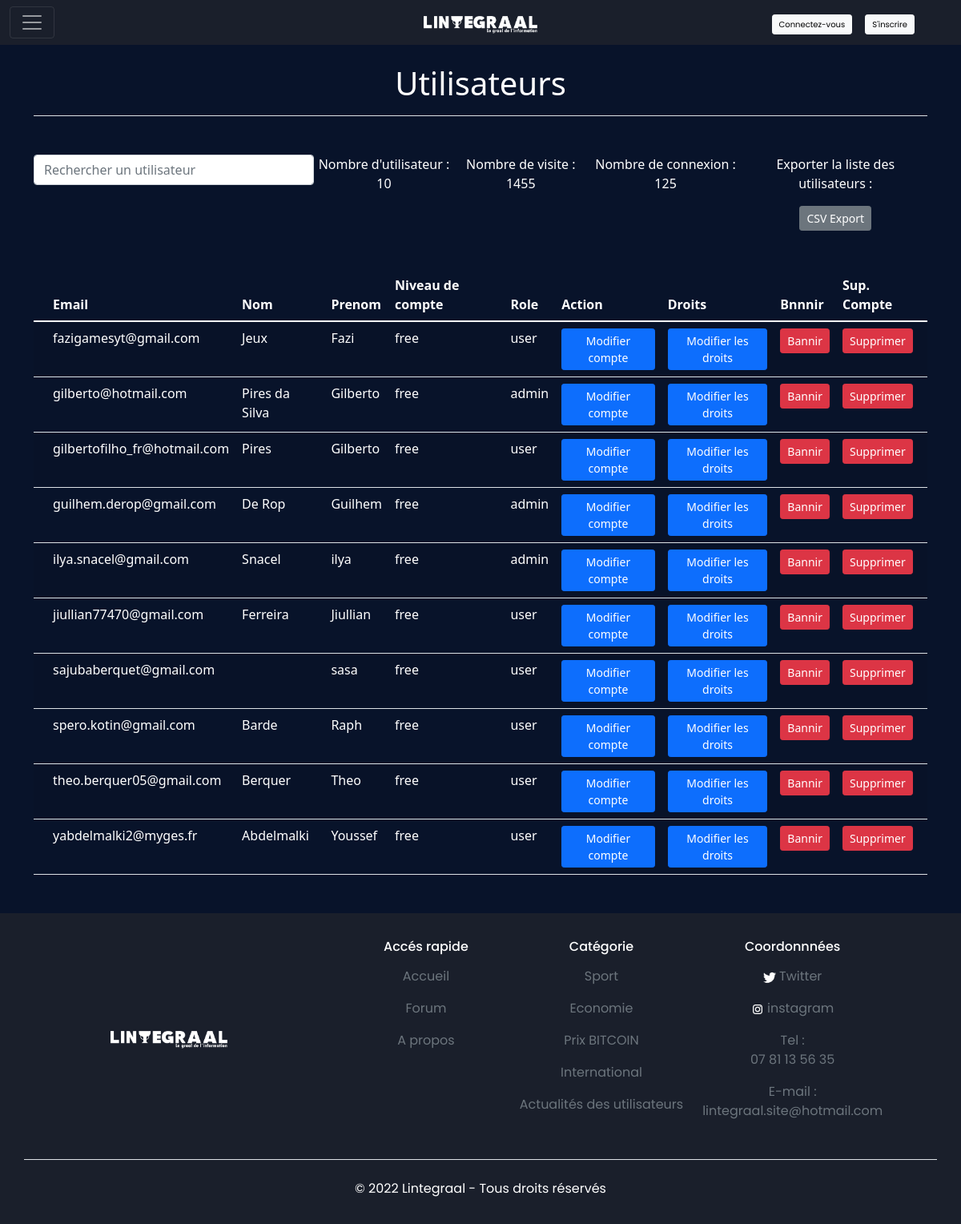
Page /administration_gest.php on the committed database.
### tables this page shows
CREATE TABLE `UTILISATEUR` (
  `email` varchar(50) NOT NULL,
  `nom` varchar(50) DEFAULT NULL,
  `prenom` varchar(50) DEFAULT NULL,
  `niveau_de_cmpt` varchar(10) DEFAULT 'free',
  `password` varchar(255) DEFAULT NULL,
  `admin` varchar(10) DEFAULT 'user',
  `date_inscrit` date DEFAULT NULL,
  `ban` int(100) DEFAULT 0,
  `description` text DEFAULT NULL,
  `verification_email` varchar(50) DEFAULT NULL,
  `photo_profil` varchar(255) DEFAULT NULL,
  PRIMARY KEY (`email`)
);

### administration_gest.php (the view, shortened to what this page needs)
<!DOCTYPE html>
<html>
<?php
include('includes/head.php');
?>
<body>
    <?php
    include('includes/header.php');
    include('includes/db.php');
    $q = 'SELECT * FROM UTILISATEUR';
    $req = $bdd->query($q);
    $results = $req->fetchAll(PDO::FETCH_ASSOC);
    $nb_user = count($results);
    $e = 'SELECT * FROM LOG WHERE action = :action and reussite = :reussite';
    $raq = $bdd->prepare($e);
    $raq->execute([
        'action' => 'Acces au site',
        'reussite' => 'réussie'
    ]);
    $visite = $raq->fetchAll(PDO::FETCH_ASSOC);
    $nb_visite = count($visite);
    $j = 'SELECT * FROM LOG WHERE action = :action and reussite = :reussite';
    $riq = $bdd->prepare($j);
    $riq->execute([
        'action' => 'Connexion',
        'reussite' => 'réussie'
    ]);
    $connexion = $riq->fetchAll(PDO::FETCH_ASSOC);
    $nb_connexion = count($connexion);
    ?>
    <main class="container">
        <h1 class="my-4 pb-3 h1 text-white d-flex justify-content-center border-bottom ">Utilisateurs</h1>
        <div class="d-flex mt-5">
            <form>
                <input class="form-control" style="width: 350px;" name="recherche" type="text" id="recherche" placeholder="Rechercher un utilisateur" onkeyup="rechercheune(this.value)" />
            </form>
            <p class="text-white ms-auto text-center">Nombre d'utilisateur : <?= $nb_user ?></p>
            <p class="text-white ms-auto text-center">Nombre de visite : <?= $nb_visite ?></p>
            <p class="text-white ms-auto text-center">Nombre de connexion : <?= $nb_connexion ?></p>
            <form action="export.php" class="ms-auto text-center" method="POST">
                <p class="text-white">Exporter la liste des utilisateurs :</p>
                <input type="submit" name="export" value="CSV Export" class="btn btn-secondary btn-sm"></input>
            </form>
        </div>
        <div id="resultat">
            <table class="text-white table table-striped mt-5">
                <thead>
                    <tr>
                        <th scope="col"></th>
                        <th scope="col">Email</th>
                        <th scope="col">Nom</th>
                        <th scope="col">Prenom</th>
                        <th scope="col">Niveau de compte</th>
                        <th scope="col">Role</th>
                        <th scope="col">Action</th>
                        <th scope="col">Droits</th>
                        <th scope="col">Bnnnir</th>
                        <th scope="col">Sup. Compte</th>
                    </tr>
                </thead>
                <tbody>
                    <?php foreach ($results as $utilisateur) {
                        echo '<tr>';
                        echo '<td></td>';
                        echo '<td class="text-white">' . $utilisateur['email'] . '</td>';
                        echo '<td class="text-white">' . $utilisateur['nom'] . '</td>';
                        echo '<td class="text-white">' . $utilisateur['prenom'] . '</td>';
                        echo '<td class="text-white">' . $utilisateur['niveau_de_cmpt'] . '</td>';
                        echo '<td class="text-white">' . $utilisateur['admin'] . '</td>';
                        echo '<td>';
                        echo '<form action="modif_admin_compte.php" method="POST">';
                        echo '<button type="submit" value="' . $utilisateur['email'] . '" name="email" class="btn btn-primary btn-sm">Modifier compte</button>';
                        echo '</form>';
                        echo '</td>';
                        echo '<td>';
                        if ($utilisateur['email'] != $_SESSION['email']) {
                            echo '<form action="mod_droits.php" method="POST">';
                            echo '<button type="submit" value="' . $utilisateur['email'] . '" name="email" class="btn btn-primary btn-sm">Modifier les droits</button>';
                            echo '</form>';
                        } else {
                            echo '<a class="btn btn-secondary btn-sm">Modifier les droits</a>';
                        }
                        echo '</td>';
                        echo '<td>';
                        if ($utilisateur['email'] != $_SESSION['email']) {
                            echo '<form action="bannir.php" method="POST">';
                            if ($utilisateur['ban'] == 0) {
                                echo '<button type="submit" value="' . $utilisateur['email'] . '" name="email" class="btn btn-danger btn-sm">Bannir</button>';
                            } else {
                                echo '<button type="submit" value="' . $utilisateur['email'] . '" name="email" class="btn btn-warning btn-sm">débannir</button>';
                            }
                            echo '</form>';
                        } else {
                            echo '<a class="btn btn-secondary btn-sm">Bannir</a>';
                        }
                        echo '</td>';
                        echo '<td>';
                        if ($utilisateur['email'] != $_SESSION['email']) {
                            echo '<form action="sup_user.php" method="POST">';
                            echo '<button type="submit" value="' . $utilisateur['email'] . '" name="email" class="btn btn-danger btn-sm">Supprimer</button>';
                            echo '</form>';
                        } else {
                            echo '<a class="btn btn-secondary btn-sm">Supprimer</a>';
                        }
                        echo '</td>';
                        echo '</tr>';
                    }
                    ?>
                </tbody>
            </table>
        </div>
    </main>
    <?php include('../includes/footer.php'); ?>
</body>
</html>

### includes/head.php (shortened to what this page needs)
<head>
    <link href="https://cdn.jsdelivr.net/npm/bootstrap@5.1.3/dist/css/bootstrap.min.css" rel="stylesheet">
    <link rel="stylesheet" type="text/css" href="css/style.css">
</head>

### includes/header.php (shortened to what this page needs)
<header>
    <div class="text-start">
        <nav class="col-1 navbar-dark fixed-top mt-2">
            <div class="container-fluid">
                <button class="navbar-toggler" type="button" data-bs-toggle="offcanvas" data-bs-target="#offcanvasNavbar" aria-controls="offcanvasNavbar">
                    <span class="navbar-toggler-icon"></span>
                </button>
            </div>
        </nav>
    </div>
    <nav class="navbar container">
        <div class="row justify-content-center flex-nowrap">
            <div class="col-md-4 col-6"></div>
            <div class="col-lg-4 col-8">
                <a href="http://lintegraal.site/"><img class="logo mx-auto" src="images/logo_blanc_graal.png" alt="..." width="40%"></a>
            </div>
            <div class="col-md-4 col-6">
                <form class="d-flex justify-content-end" role="search">
                    <?php if (isset($_SESSION['email']) && !empty($_SESSION['email'])) {
                        echo '<p class="text-white me-3">Bienvenue ' . $utilisateur['prenom'] . '</p>';
                        echo '<a href="mon_profil.php" class="dimension btn btn-dark btn-sm mb-3 me-2" role="button">Mon Profil</a>';
                    } else {
                        echo '<a href="connexion.php" class="dimension btn btn-light btn-sm me-3" role="button">Connectez-vous</a>';
                        echo '<a href="inscription.php" class="dimension btn btn-light btn-sm me-3" role="button">S\'inscrire</a>';
                    } ?>
                </form>
            </div>
        </div>
    </nav>
</header>

### includes/footer.php (shortened to what this page needs)
<footer class="sticky mt-5 container-fluid p-2">
  <div class="row m-2">
    <div class="col-lg-4 col-8 d-flex align-items-center text-center">
      <a href="http://lintegraal.site/"><img class="mx-auto" src="images/logo_blanc_graal.png" alt="..." width="40%"></a>
    </div>
    <div class="col-5 col-md-8 p-2 mb-3 text-center mx-auto">
      <ul class="nav justify-content-center">
        <li class="nav-item me-5">
          <h1 class="h6 nav-link text-white">Accés rapide</h1>
          <ul class="nav flex-column">
            <li class="nav-item mb-3">
              <a class="text-decoration-none text-secondary" href="http://lintegraal.site/">Accueil</a>
            </li>
            <li class="nav-item mb-3">
              <a class="text-decoration-none text-secondary" href="mon_post.php">Forum</a>
            </li>
            <li class="nav-item mb-3">
              <a class="text-decoration-none text-secondary" href="#">A propos</a>
            </li>
          </ul>
        </li>
        <li class="nav-item me-4">
          <h1 class="h6 nav-link text-white">Catégorie</h1>
          <ul class="nav flex-column">
            <li class="nav-item mb-3">
              <a class="text-decoration-none text-secondary" href="sport.php">Sport</a>
            </li>
            <li class="nav-item mb-3">
              <a class="text-decoration-none text-secondary" href="économie.php">Economie</a>
            </li>
            <li class="nav-item mb-3">
              <a class="text-decoration-none text-secondary" href="crypto.php">Prix BITCOIN</a>
            </li>
            <li class="nav-item mb-3">
              <a class="text-decoration-none text-secondary" href="international.php">International</a>
            </li>
            <li class="nav-item mb-3">
              <a class="text-decoration-none text-secondary" href="actus_user.php">Actualités des utilisateurs</a>
            </li>
          </ul>
        </li>
        <li class="nav-item me-4">
          <h1 class="h6 nav-link text-white">Coordonnnées</h1>
          <ul class="nav flex-column">
            <li class="nav-item mb-3">
              <img src="images\icons8-twitter-50.png" width="7%" alt="">
              <a class="text-decoration-none text-secondary" href="https://twitter.com/" target="_blank">Twitter</a>
            </li>
            <li class="nav-item mb-3">
              <img src="images\icons8-instagram-48.png" width="7%" alt="">
              <a class="text-decoration-none text-secondary" href="https://instagram.com/" target="_blank">instagram</a>
            </li>
            <li class="nav-item mb-3">
              <a class="text-decoration-none text-secondary" href="tel: 07 81 13 56 35">Tel : <br>07 81 13 56 35</a>
            </li>
            <li class="nav-item mb-3">
              <a class="text-decoration-none text-secondary" href="mailto:lintegraal.site@hotmail.com">E-mail : <br>lintegraal.site@hotmail.com</a>
            </li>
          </ul>
        </li>
      </ul>
    </div>
  </div>
  <div class="container border-top text-center">
    <p class="m-4">© 2022 Lintegraal - Tous droits réservés</p>
  </div>
</footer>

### css/style.css (style rules this page uses)
* { box-sizing: border-box; }
html { overflow-x: hidden; }
body { background-color: rgba(8, 19, 42, 1); min-height: 100vh; }
p { line-height: 1.5; }
header { padding: 5px; padding-top: 10px; text-align: center; width: 100%; background-color: rgba(44, 44, 44, 0.5); font-family: 'Poppins', sans-serif; }
.dimension { font-size: 10px; }
.sticky { position: sticky; top: 100%; }
footer { color: white; width: 100%; background-color: rgba(44, 44, 44, 0.5); font-family: 'Poppins', sans-serif; }
.logo { margin-left: 40%; }

### rows in the picture
utilisateur: email "fazigamesyt@gmail.com", nom "Jeux", prenom "Fazi", niveau_de_cmpt "free", admin "user"
utilisateur: email "gilberto@hotmail.com", nom "Pires da Silva", prenom "Gilberto", niveau_de_cmpt "free", admin "admin"
utilisateur: email "gilbertofilho_fr@hotmail.com", nom "Pires", prenom "Gilberto", niveau_de_cmpt "free", admin "user"
utilisateur: email "guilhem.derop@gmail.com", nom "De Rop", prenom "Guilhem", niveau_de_cmpt "free", admin "admin"
utilisateur: email "ilya.snacel@gmail.com", nom "Snacel", prenom "ilya", niveau_de_cmpt "free", admin "admin"
utilisateur: email "jiullian77470@gmail.com", nom "Ferreira", prenom "Jiullian", niveau_de_cmpt "free", admin "user"
utilisateur: email "sajubaberquet@gmail.com", prenom "sasa", niveau_de_cmpt "free", admin "user"
utilisateur: email "spero.kotin@gmail.com", nom "Barde", prenom "Raph", niveau_de_cmpt "free", admin "user"
utilisateur: email "theo.berquer05@gmail.com", nom "Berquer", prenom "Theo", niveau_de_cmpt "free", admin "user"
utilisateur: email "yabdelmalki2@myges.fr", nom "Abdelmalki", prenom "Youssef", niveau_de_cmpt "free", admin "user"

### other values in the picture
$nb_user "10"
$nb_visite "1455"
$nb_connexion "125"
